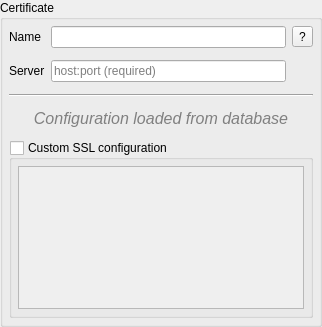
<?xml version="1.0" encoding="UTF-8"?>
<ui version="4.0">
 <class>QgsAuthSslConfigWidget</class>
 <widget class="QWidget" name="QgsAuthSslConfigWidget">
  <property name="geometry">
   <rect>
    <x>0</x>
    <y>0</y>
    <width>322</width>
    <height>327</height>
   </rect>
  </property>
  <property name="windowTitle">
   <string>Form</string>
  </property>
  <layout class="QVBoxLayout" name="verticalLayout_2">
   <property name="margin">
    <number>0</number>
   </property>
   <item>
    <widget class="QGroupBox" name="grpbxCert">
     <property name="title">
      <string>Certificate</string>
     </property>
     <layout class="QGridLayout" name="gridLayout_2">
      <property name="horizontalSpacing">
       <number>6</number>
      </property>
      <property name="verticalSpacing">
       <number>12</number>
      </property>
      <property name="margin">
       <number>6</number>
      </property>
      <item row="1" column="0">
       <widget class="QLabel" name="lblCert">
        <property name="text">
         <string>Name</string>
        </property>
       </widget>
      </item>
      <item row="2" column="1">
       <widget class="QLineEdit" name="leHost">
        <property name="minimumSize">
         <size>
          <width>175</width>
          <height>0</height>
         </size>
        </property>
        <property name="placeholderText">
         <string>host:port (required)</string>
        </property>
       </widget>
      </item>
      <item row="1" column="1">
       <widget class="QLineEdit" name="leCommonName">
        <property name="readOnly">
         <bool>true</bool>
        </property>
        <property name="placeholderText">
         <string/>
        </property>
       </widget>
      </item>
      <item row="1" column="2">
       <widget class="QToolButton" name="btnCertInfo">
        <property name="text">
         <string>?</string>
        </property>
        <property name="icon">
         <iconset resource="../../../images/images.qrc">
          <normaloff>:/images/themes/default/propertyicons/metadata.svg</normaloff>:/images/themes/default/propertyicons/metadata.svg</iconset>
        </property>
       </widget>
      </item>
      <item row="2" column="0">
       <widget class="QLabel" name="lblServer">
        <property name="text">
         <string>Server</string>
        </property>
       </widget>
      </item>
      <item row="4" column="0" colspan="3">
       <widget class="Line" name="line">
        <property name="orientation">
         <enum>Qt::Horizontal</enum>
        </property>
       </widget>
      </item>
      <item row="7" column="0" colspan="3">
       <widget class="QGroupBox" name="grpbxSslConfig">
        <property name="title">
         <string>Custom SSL configuration</string>
        </property>
        <property name="checkable">
         <bool>true</bool>
        </property>
        <property name="checked">
         <bool>false</bool>
        </property>
        <layout class="QVBoxLayout" name="verticalLayout">
         <property name="spacing">
          <number>6</number>
         </property>
         <property name="margin">
          <number>6</number>
         </property>
         <item>
          <widget class="QTreeWidget" name="treeSslConfig">
           <property name="editTriggers">
            <set>QAbstractItemView::NoEditTriggers</set>
           </property>
           <attribute name="headerVisible">
            <bool>false</bool>
           </attribute>
           <column>
            <property name="text">
             <string>Field</string>
            </property>
           </column>
          </widget>
         </item>
        </layout>
       </widget>
      </item>
      <item row="5" column="0" colspan="3">
       <widget class="QLabel" name="lblLoadedConfig">
        <property name="font">
         <font>
          <pointsize>12</pointsize>
          <italic>true</italic>
         </font>
        </property>
        <property name="styleSheet">
         <string notr="true">color: rgb(128, 128, 128);</string>
        </property>
        <property name="text">
         <string notr="true">Configuration loaded from database</string>
        </property>
        <property name="alignment">
         <set>Qt::AlignCenter</set>
        </property>
        <property name="wordWrap">
         <bool>true</bool>
        </property>
       </widget>
      </item>
     </layout>
    </widget>
   </item>
  </layout>
 </widget>
 <tabstops>
  <tabstop>leCommonName</tabstop>
  <tabstop>btnCertInfo</tabstop>
  <tabstop>leHost</tabstop>
  <tabstop>grpbxSslConfig</tabstop>
  <tabstop>treeSslConfig</tabstop>
 </tabstops>
 <resources>
  <include location="../../../images/images.qrc"/>
 </resources>
 <connections/>
</ui>
